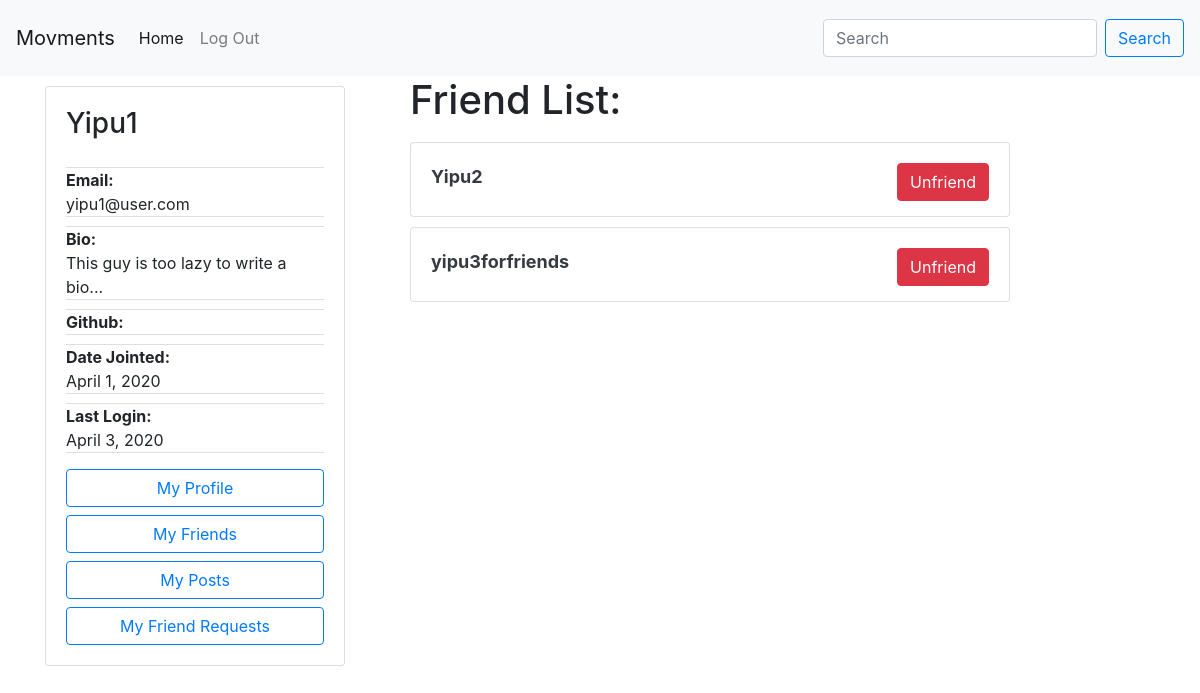
The page /author/5a13ffe1-b8d4-4dd2-b0f6-a515631b3292/friends/ (signed in) on the database as committed earlier.
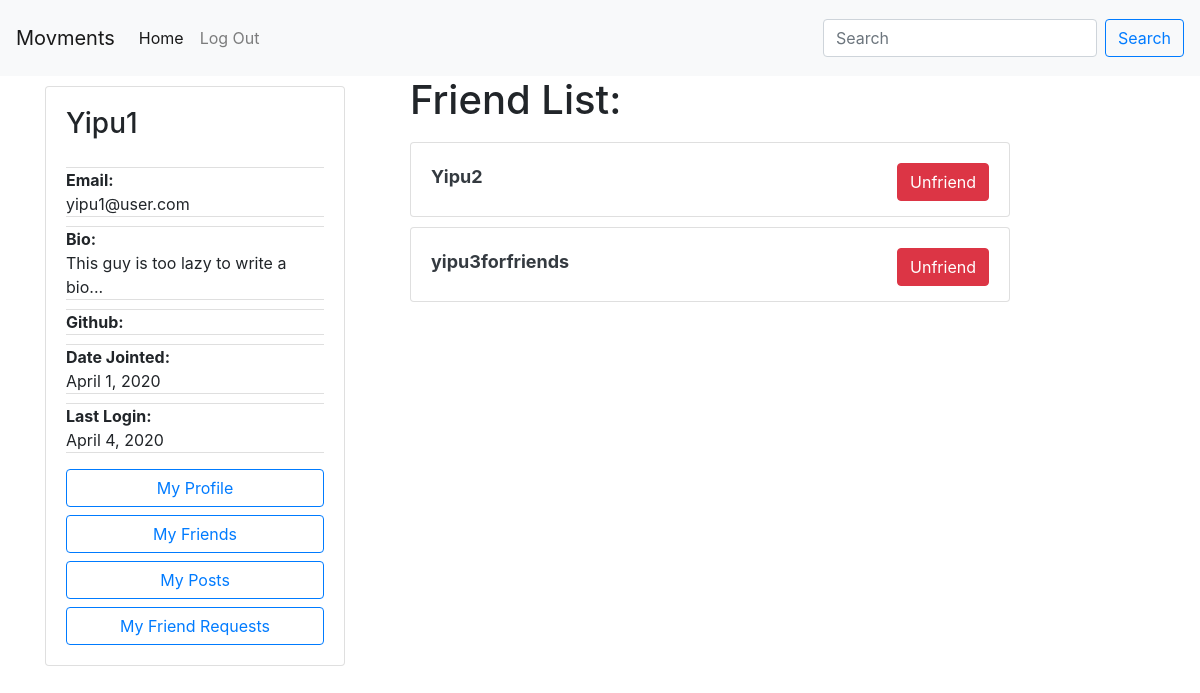
The same page on the database as committed later.
### accounts/models.py (models this page shows, shortened)
class Author(AbstractBaseUser):
    email=models.EmailField(
        verbose_name='email address',
        max_length=60,
        unique=True,
    )
    id = models.CharField(primary_key=True, default=uuid.uuid4().urn[9:], editable=False,max_length=100,unique=True)
    displayName = models.CharField(max_length=30)
    lastName = models.CharField(max_length=30, blank=True)
    firstName = models.CharField(max_length=30, blank=True)
    host = models.CharField(default=settings.HOSTNAME, max_length=100)
    url = models.CharField(default="", max_length=100)
    avatar = models.ImageField(upload_to='avatar/', default = 'avatar/default-avatar.png', blank=True, null=True)
    github = models.URLField(default="", max_length=100, null=True)
    bio = models.CharField(default="This guy is too lazy to write a bio...", max_length=200, blank=True, null=True)
    date_joined=models.DateField(verbose_name="date joined", auto_now=True)
    last_login=models.DateField(verbose_name="last login", auto_now=True)
    active=models.BooleanField(default=True)
    activated=models.BooleanField(default=False)
    node=models.BooleanField(default=False)
    admin=models.BooleanField(default=False)
    share=models.BooleanField(default=False)
    share_image=models.BooleanField(default=False)
    objects = AuthorManager()
    USERNAME_FIELD = 'email'
    REQUIRED_FIELDS = ['displayName', ]
    @property
    def is_activated(self):
        return self.activated

### friendship/models.py (models this page shows, shortened)
class Friend(models.Model):
    id = models.CharField(primary_key=True,max_length=100)
    displayName = models.CharField(max_length=30)
    host = models.CharField(max_length=100)
    url = models.CharField(max_length=100)

### friendship/views.py (the view, shortened to what this page needs)
# urls.py: path('author/<str:author_id>/friends/', views.GetFriendsListView.as_view(), name='get friends list'),
class GetFriendsListView(APIView):
    permission_classes = [IsActivated]
    def get(self, request, author_id, format=None):
        try:
            context = {
                'author': request.user,
                'friends': [],
                'friend_requests': None
            }
            context['friends'] = getAllFriends(author_id)
            friend = Friend.objects.filter(id=request.user.id)
            friend = Friend.objects.get(id=request.user.id)
            friend_requests = FriendRequest.objects.filter(author_to=friend)
            context['friend_requests'] = friend_requests
            return render(request, 'friendship/friends_list.html', context)
        except Exception as e:
            return HttpResponseServerError(e)

### accounts/permissions.py (called while the page is built)
    def has_permission(self, request, view):
        if request.method in self.safe_method:
            if request.user and request.user.is_authenticated:
                return request.user.is_activated
        return False

### friendship/helper_functions.py (called while the page is built)
def getAllFriends(author_id):
    friends = []
    try:
        author = Friend.objects.get(id=author_id)
        friendships = Friendship.objects.filter(
            Q(author_a=author) | Q(author_b=author))
        for friendship in friendships:
            if friendship.author_a == author:
                friends.append(friendship.author_b)
            else:
                friends.append(friendship.author_a)
    except Exception as e:
            print(e)
    return friends

### friendship/templates/friendship/friends_list.html (shortened to what this page needs)
<!DOCTYPE html>
<html >
    {% include 'posting/base.html' %}
    <body>
            {% include 'posting/navbar.html' %}
            <div class="container">
                <div class="row">
                    <div class="col-4">
                        {% if author.is_authenticated %}
                        <div class="short-profile">
                            {% include 'posting/profile-card.html' with request=request %}
                        </div>
                        {% endif %}
                    </div>
                    <div class="col-8">
                        <div class="row">
                                <h1>Friend List:</h1>
                                {% if friends %}
                                <ul>
                                {% for friend in friends %}
                                <li>
                                    {% include 'friendship/friend_card.html' with friend=friend %}
                                </li>
                                {% endfor %}
                                </ul>
                                {% else %}
                                    No friends
                                {% endif %}
                        </div>
                    </div>
                </div>
            </div>
    </body>
</html>

### posting/templates/posting/base.html (shortened to what this page needs)
    {% load static %}
    <head>
            <link rel="stylesheet" href="https://stackpath.bootstrapcdn.com/bootstrap/4.1.3/css/bootstrap.min.css">
            <link rel="stylesheet" href="https://cdn.jsdelivr.net/npm/bootstrap-select@1.13.9/dist/css/bootstrap-select.min.css">
    </head>

### posting/templates/posting/navbar.html (shortened to what this page needs)
<nav class="navbar navbar-expand-lg navbar-light bg-light sticky-top">
    <a class="navbar-brand" href="#">Movments</a>
    <div class="collapse navbar-collapse" id="navbarSupportedContent">
      <ul class="navbar-nav mr-auto">
        <li class="nav-item active">
          <a class="nav-link" id="global-home" href="{% url 'posting:view public posts' %}">Home<span class="sr-only">(current)</span></a>
        </li>
        <li class="nav-item">
          <a class="nav-link" id="nav-third" href="{% url 'accounts:view profile' request.user.id %}">My Profile</a>
        </li>
      </ul>
      <form class="form-inline my-2 my-lg-0">
        <input class="form-control mr-sm-2" type="search" placeholder="Search" aria-label="Search">
        <button class="btn btn-outline-primary my-2 my-sm-0" type="submit">Search</button>
      </form>
    </div>
</nav>

### posting/templates/posting/profile-card.html
<div class="card  position-fixed" style="width: 300px;">
    <div class="card-body">
    <h3 class="card-title">{{request.user.displayName }}</h3>
    <p class="card-text">
        <ul class="list-group list-group-flush">
            <li class="list-group-item" style="padding: 0;"><span style="font-weight: bold;">Email:</span><br>{{ request.user.email }}</li>
            <li class="list-group-item" style="padding: 0;"><span style="font-weight: bold;">Bio:</span><br>{{ request.user.bio }}</li>
            <li class="list-group-item" style="padding: 0;"><span style="font-weight: bold;">Github:</span><br>{{ request.user.github }}</li>
            <li class="list-group-item" style="padding: 0;"><span style="font-weight: bold;">Date Jointed:</span><br> {{ request.user.date_joined }}</li>
            <li class="list-group-item" style="padding: 0;"><span style="font-weight: bold;">Last Login:</span><br>{{ request.user.last_login }}</li>
        </ul>
    </p>
    <div id="user-menu">
        <a href="{% url 'accounts:view profile' request.user.id %}" class="btn btn-outline-primary btn-block">My Profile</a>
        <a href="{% url 'friendship:get friends list' request.user.id %}" class="btn btn-outline-primary btn-block">My Friends</a>
        <a href="{% url 'posting:view user posts' request.user.id %}" class="btn btn-outline-primary btn-block">My Posts</a>
    </div>
    </div>
</div>

### friendship/templates/friendship/friend_card.html (shortened to what this page needs)
<form action="{% url 'friendship:delete friend' %}" method='POST'> {% csrf_token %}
<div class="card" style="width: 600px; height: 75px;">
    <div class="card-body">
            <a href="{% url 'accounts:view profile' friend.id %}" class="text-dark font-weight-bold" style="text-decoration: none; font-size: large;" > {{ friend.displayName }} </a>
            <input type="submit" class="btn btn-danger float-right" value="Unfriend"></input>
    </div>
</div>
</form>

### posting/templates/posting/base.html (style rules this page uses)
ul { padding: 0; list-style-type: none; }
li { padding: 0; list-style-type: none; margin-top: 10px; margin-bottom: 10px; }
.card { margin-top: 10px; }

Rows that differ between the two databases and show on the page:
changed Author "Yipu1": user.last_login "April 3, 2020" → "April 4, 2020"
